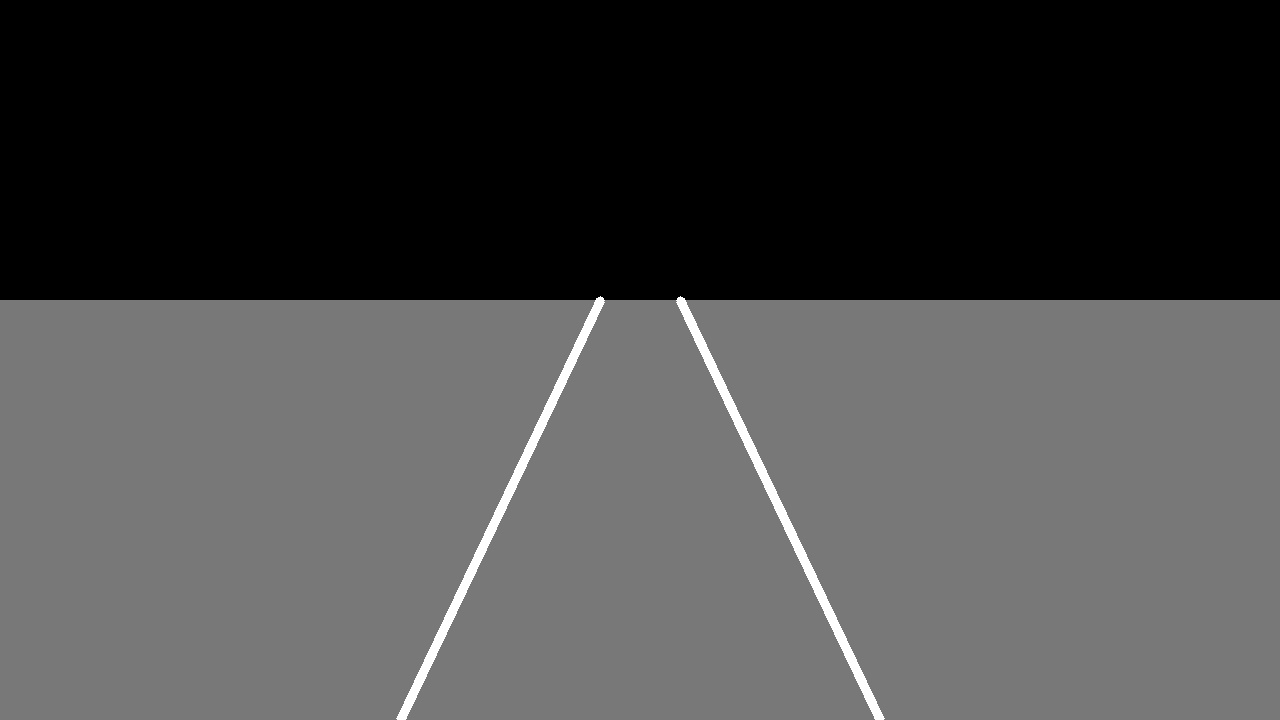
#> input picture camera_test_input.jpg, 1280 x 720 px
$ python -i camera_processor.py   (imports and definitions only)
#> lines starting #> are read from the running program, lines starting #| are printed output that depends on the picture
#> further down, picture is the input picture: shape (720, 1280, 3); min 0, max 255, mean 71.3
import cv2
import numpy as np


class CameraProcessor:
    """Basic camera-image processing for road-condition analysis."""

    def __init__(self):
        pass

    def load_image(self, image_path: str) -> np.ndarray:
        """Load an image from disk."""

        image = cv2.imread(image_path)

        if image is None:
            raise FileNotFoundError(
                f"Could not load image: {image_path}"
            )

        return image

    def resize_image(
        self,
        image: np.ndarray,
        width: int = 1280,
    ) -> np.ndarray:
        """Resize image while maintaining aspect ratio."""

        height, original_width = image.shape[:2]

        if original_width <= width:
            return image

        scale = width / original_width
        new_height = int(height * scale)

        return cv2.resize(
            image,
            (width, new_height),
        )

    def enhance_image(
        self,
        image: np.ndarray,
    ) -> np.ndarray:
        """Apply basic image enhancement."""

        gray = cv2.cvtColor(
            image,
            cv2.COLOR_BGR2GRAY,
        )

        denoised = cv2.GaussianBlur(
            gray,
            (5, 5),
            0,
        )

        enhanced = cv2.equalizeHist(
            denoised,
        )
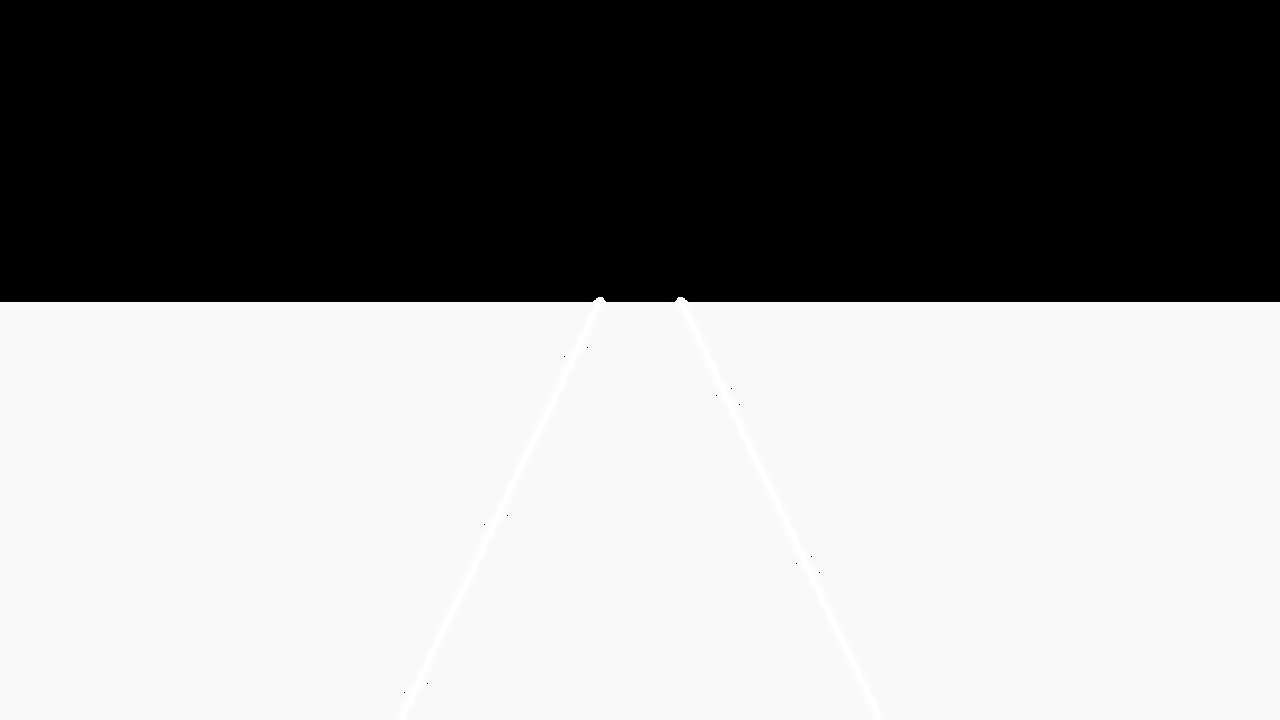
#> enhanced: shape (720, 1280); min 0, max 255, mean 144.6

        return enhanced

>>> import cv2
>>> picture = cv2.imread('../../camera_test_input.jpg')
>>> result = CameraProcessor().enhance_image(picture)
